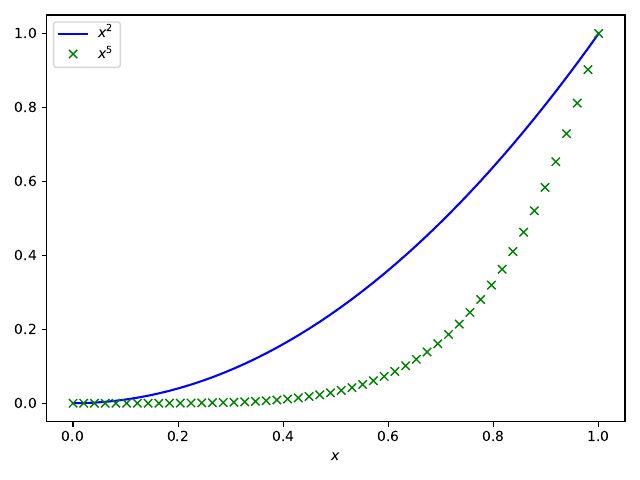

The script that saved this image:
import matplotlib.pyplot as plt
import numpy as np

x = np.linspace(0, 1)

plt.plot(x, x**2, 'b-', label=r'$x^2$')
plt.plot(x, x**5, 'gx', label=r'$x^5$')
plt.xlabel(r'$x$')
plt.legend(loc='best')
plt.tight_layout()
plt.savefig('loesung.pdf')
